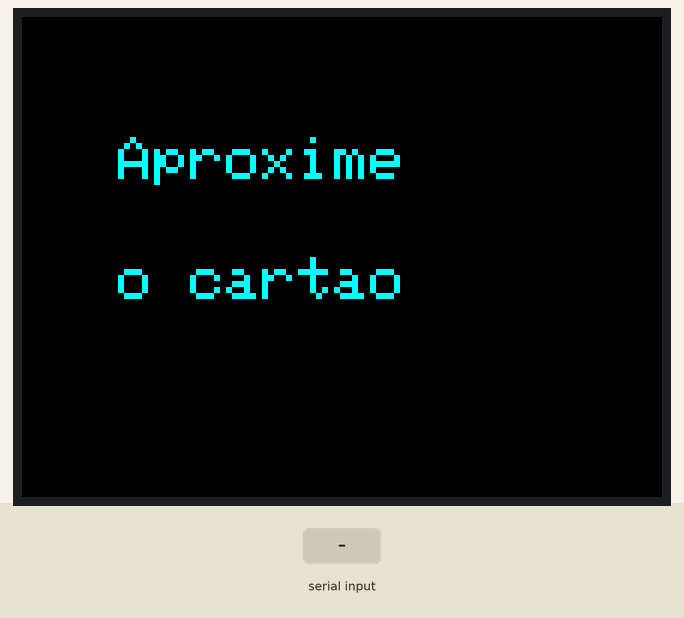
Simulated run of this sketch. Board: ESP32. Shown: 320×240 colour display. The inputs (shaded band) are chosen by the test bench.

Above: at 1.4 s.
1.5 s: "LENDO\n" received over Serial
At 2.7 s:
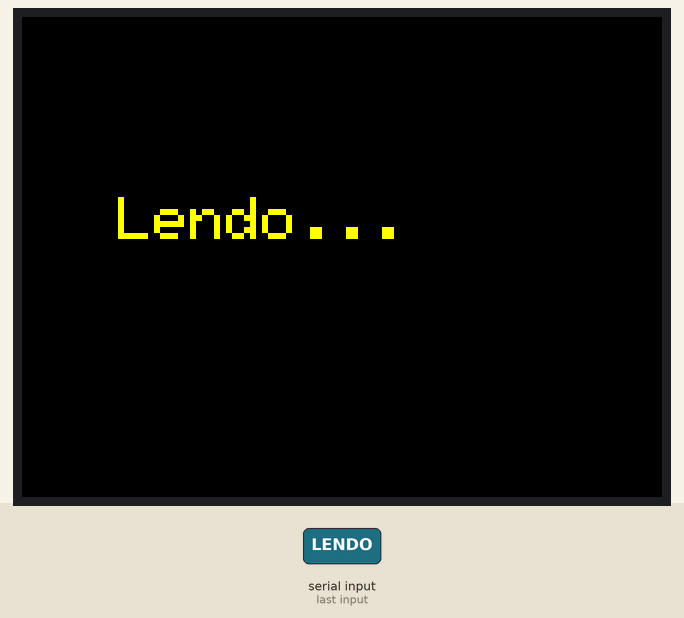
3.0 s: "LIBERADO\n" received over Serial
At 4.0 s:
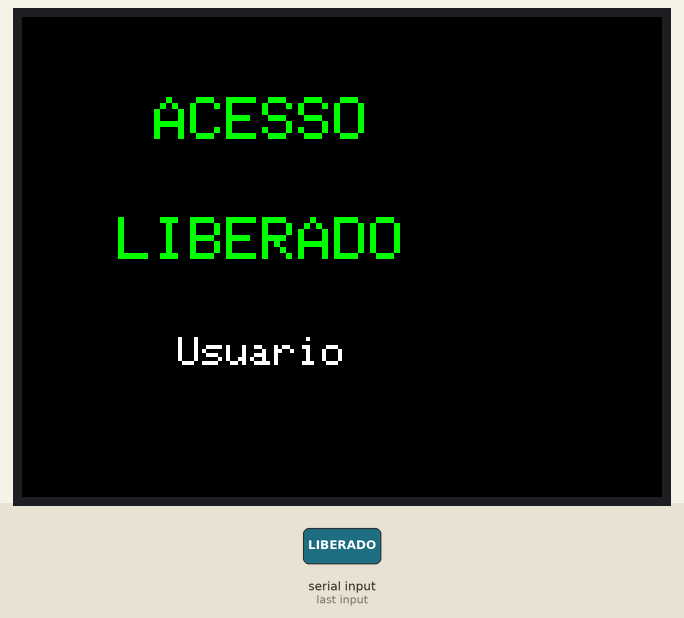
4.5 s: "NEGADO\n" received over Serial
At 5.1 s:
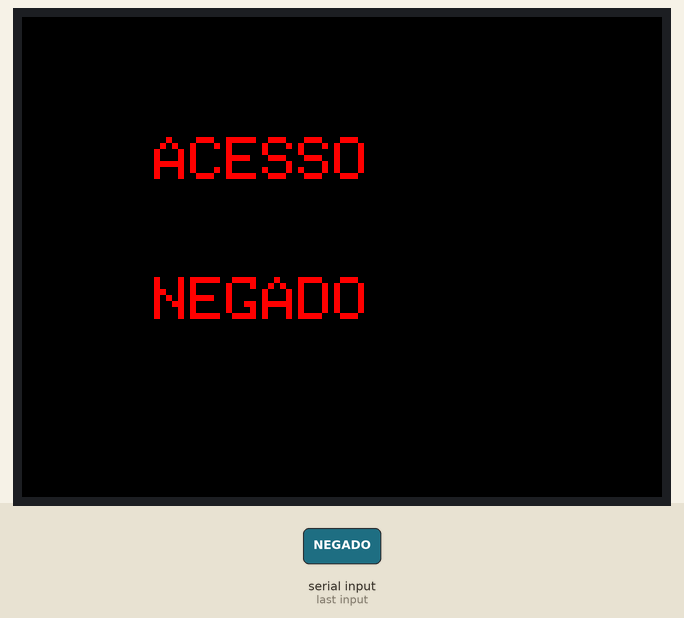
6.0 s: "ERRO_API\n" received over Serial
At 7.2 s:
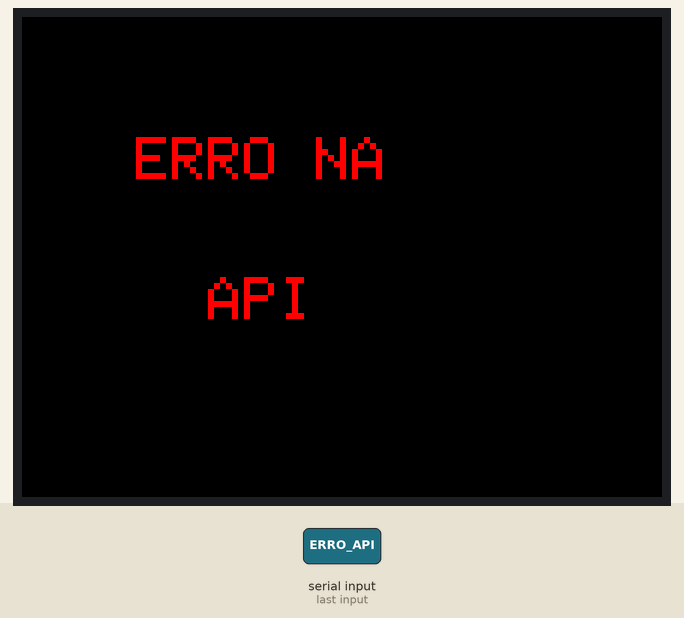
7.5 s: "FINALIZADO\n" received over Serial
At 8.7 s:
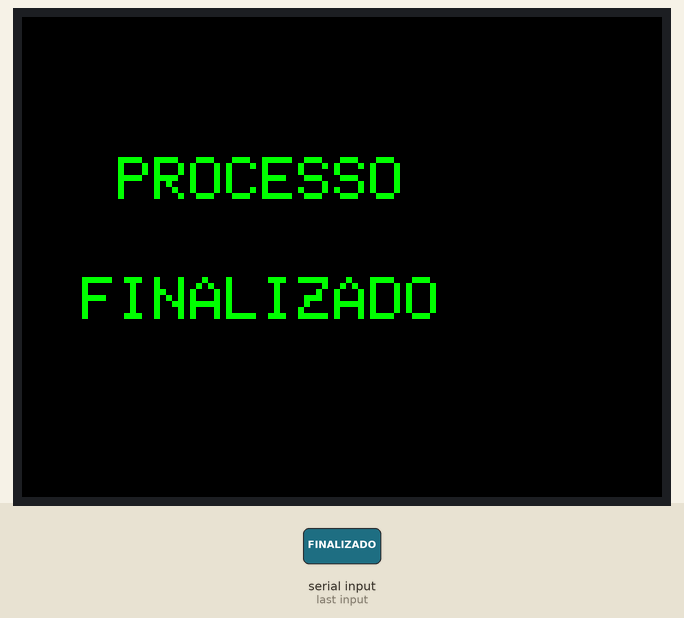
9.0 s: "SCORE:\n" received over Serial
At 9.7 s:
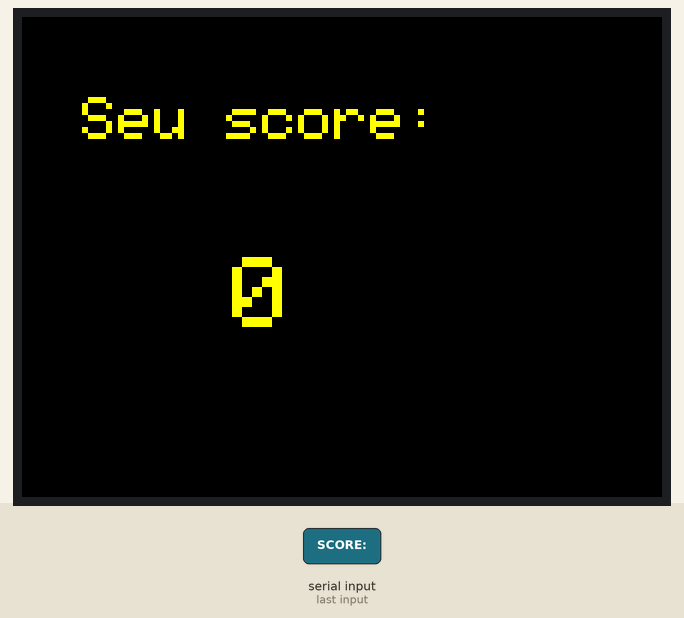
Timing chart, 0 to 11.5 s (numbered marks = the images above; inputs shaded):
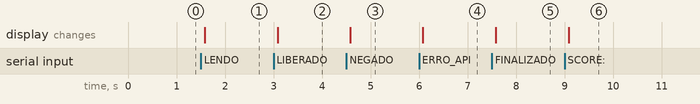

The sketch:

due.connection.ino
```cpp
#include <MCUFRIEND_kbv.h>
#include <Adafruit_GFX.h>

MCUFRIEND_kbv tft;

// Cores
#define BLACK   0x0000
#define WHITE   0xFFFF
#define RED     0xF800
#define GREEN   0x07E0
#define BLUE    0x001F
#define YELLOW  0xFFE0
#define CYAN    0x07FF

// ==========================================================
// Funções auxiliares
// ==========================================================
void limparTela() {
    tft.fillScreen(BLACK);
}

int centralizar(String texto, int textSize = 2) {
    int16_t x1, y1;
    uint16_t w, h;
    tft.setTextSize(textSize);
    tft.getTextBounds(texto, 0, 0, &x1, &y1, &w, &h);
    return (240 - w) / 2;
}

// ==========================================================
// Telas
// ==========================================================

// Tela: Aproxime o cartão
void telaAproximeCartao() {
    limparTela();

    tft.setTextColor(CYAN);
    tft.setTextSize(3);

    int x = centralizar("Aproxime", 3);
    tft.setCursor(x, 60);
    tft.print("Aproxime");

    x = centralizar("o cartao", 3);
    tft.setCursor(x, 120);
    tft.print("o cartao");
}

// Tela: Lendo
void telaLendoCartao() {
    limparTela();

    tft.setTextColor(YELLOW);
    tft.setTextSize(3);

    int x = centralizar("Lendo...", 3);
    tft.setCursor(x, 90);
    tft.print("Lendo...");
}

// Tela: Acesso Liberado
void telaAcessoLiberado(String nome) {
    limparTela();

    tft.setTextColor(GREEN);
    tft.setTextSize(3);

    int x = centralizar("ACESSO", 3);
    tft.setCursor(x, 40);
    tft.print("ACESSO");

    x = centralizar("LIBERADO", 3);
    tft.setCursor(x, 100);
    tft.print("LIBERADO");

    tft.setTextColor(WHITE);
    tft.setTextSize(2);

    x = centralizar(nome, 2);
    tft.setCursor(x, 160);
    tft.print(nome);
}

// Tela: Acesso negado
void telaAcessoNegado() {
    limparTela();

    tft.setTextColor(RED);
    tft.setTextSize(3);

    int x = centralizar("ACESSO", 3);
    tft.setCursor(x, 60);
    tft.print("ACESSO");

    x = centralizar("NEGADO", 3);
    tft.setCursor(x, 130);
    tft.print("NEGADO");
}

// Tela: Erro API
void telaErroAPI() {
    limparTela();

    tft.setTextColor(RED);
    tft.setTextSize(3);

    int x = centralizar("ERRO NA", 3);
    tft.setCursor(x, 60);
    tft.print("ERRO NA");

    x = centralizar("API", 3);
    tft.setCursor(x, 130);
    tft.print("API");
}

// Tela: Score Atual
void telaScoreAtual(int score) {
    limparTela();

    tft.setTextColor(YELLOW);
    tft.setTextSize(3);

    int x = centralizar("Seu score:", 3);
    tft.setCursor(x, 40);
    tft.print("Seu score:");

    String str = String(score);
    tft.setTextSize(5);
    x = centralizar(str, 5);
    tft.setCursor(x, 120);
    tft.print(str);
}

// Tela: Finalizado
void telaFinalizado() {
    limparTela();

    tft.setTextColor(GREEN);
    tft.setTextSize(3);

    int x = centralizar("PROCESSO", 3);
    tft.setCursor(x, 70);
    tft.print("PROCESSO");

    x = centralizar("FINALIZADO", 3);
    tft.setCursor(x, 130);
    tft.print("FINALIZADO");
}

// ==========================================================
// SETUP
// ==========================================================
void setup() {
    Serial.begin(115200);

    uint16_t ID = tft.readID();
    tft.begin(ID);
    tft.setRotation(1);

    telaAproximeCartao();  // Tela inicial
}

// ==========================================================
// LOOP PRINCIPAL – OBEDECE O ESP32
// ==========================================================
void loop() {

    if (Serial.available()) {
        String cmd = Serial.readStringUntil('\n');
        cmd.trim();

        // Comandos de fluxo do ESP32
        if (cmd == "APROXIME") telaAproximeCartao();
        else if (cmd == "LENDO") telaLendoCartao();
        else if (cmd == "LIBERADO") telaAcessoLiberado("Usuario");
        else if (cmd == "NEGADO") telaAcessoNegado();
        else if (cmd == "ERRO_API") telaErroAPI();
        else if (cmd == "FINALIZADO") telaFinalizado();

        // Comando com score
        else if (cmd.startsWith("SCORE:")) {
            int valor = cmd.substring(6).toInt();
            telaScoreAtual(valor);
        }

        // Comando com nome enviado pelo ESP32
        else if (cmd.startsWith("NOME:")) {
            String nome = cmd.substring(5);
            telaAcessoLiberado(nome);
        }
    }
}
```

Measured:
- after the input at 1.5 s, the display: changes after 0.08 s (image 1)
- after the input at 3.0 s, the display: changes after 0.08 s (image 2)
- after the input at 4.5 s, the display: changes after 0.08 s (image 3)
- after the input at 6.0 s, the display: changes after 0.08 s (image 4)
- after the input at 7.5 s, the display: changes after 0.08 s (image 5)
- after the input at 9.0 s, the display: changes after 0.08 s (image 6)
